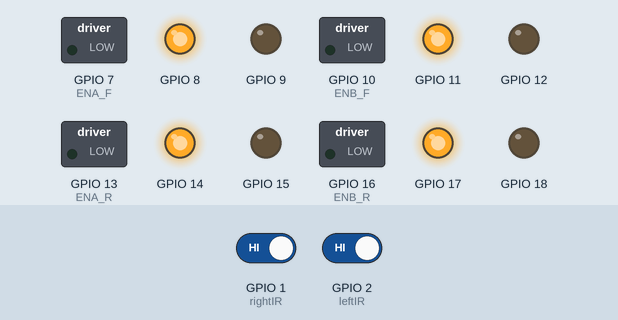
A sketch run on a simulated ESP32-S3. Parts: switched loads named in the sketch (green lamp = pin HIGH), output pins drawn as LEDs (lit = HIGH). The test bench sets the inputs (shaded band); at power-on: GPIO 1 (rightIR) HIGH, GPIO 2 (leftIR) HIGH.

Above: at 1.2 s.
1.3 s: GPIO 1 (rightIR) driven LOW
At 2.0 s:
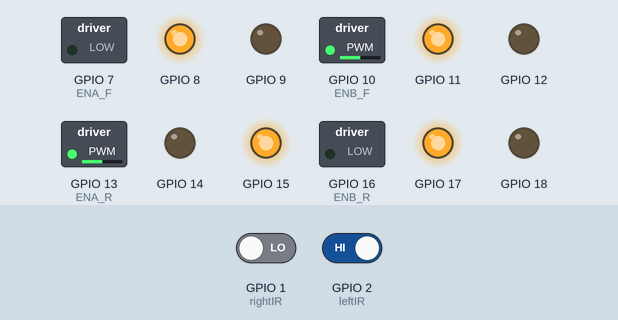
2.8 s: GPIO 2 (leftIR) driven LOW
At 3.4 s:
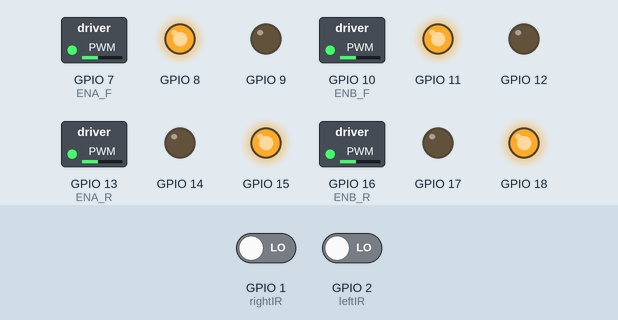
4.3 s: GPIO 1 (rightIR) driven HIGH
At 5.3 s:
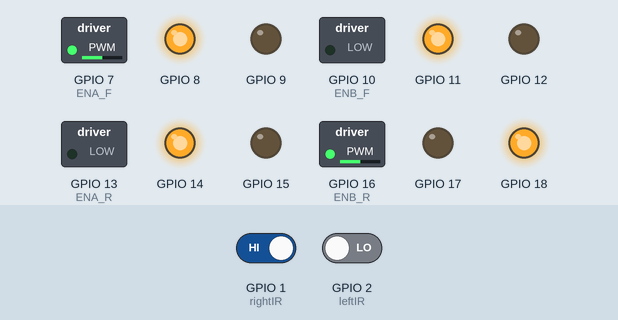
Timing chart, 0 to 7.3 s (numbered marks = the images above; inputs shaded):
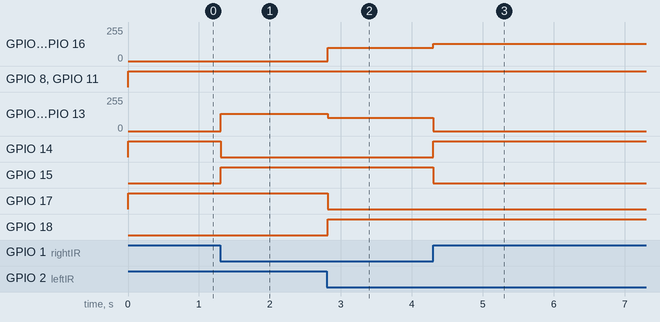

The sketch:

dual_ir_final_V1.ino
```cpp
// ---- Motor pins ----
const int ENA_F = 7,  IN1_F = 8,  IN2_F = 9;   // front-left
const int ENB_F = 10, IN3_F = 11, IN4_F = 12;  // front-right
const int ENA_R = 13, IN1_R = 14, IN2_R = 15;  // physically REAR-RIGHT
const int ENB_R = 16, IN3_R = 17, IN4_R = 18;  // physically REAR-LEFT

// ---- IR sensor pins ----
const int leftIR = 2;
const int rightIR = 1;
const int SPEED = 100;
const int FAST_SPEED = 130;
const int SLOW_SPEED = 0;

void setMotor(int en, int in1, int in2, int speed) {
  digitalWrite(in1, speed >= 0 ? HIGH : LOW);
  digitalWrite(in2, speed >= 0 ? LOW : HIGH);
  ledcWrite(en, constrain(abs(speed), 0, 255));
}

void driveSide(bool isLeft, int speed) {
  if (isLeft) {
    setMotor(ENA_F, IN1_F, IN2_F, speed);   // front-left
    setMotor(ENB_R, IN3_R, IN4_R, -speed);  // rear-left (inverted)
  } else {
    setMotor(ENB_F, IN3_F, IN4_F, speed);   // front-right
    setMotor(ENA_R, IN1_R, IN2_R, -speed);  // rear-right (inverted)
  }
}

void setup() {
  Serial.begin(115200);

  pinMode(leftIR, INPUT);
  pinMode(rightIR, INPUT);

  int outs[] = {IN1_F, IN2_F, IN3_F, IN4_F, IN1_R, IN2_R, IN3_R, IN4_R};
  for (int p : outs) pinMode(p, OUTPUT);

  ledcAttach(ENA_F, 1000, 8);
  ledcAttach(ENB_F, 1000, 8);
  ledcAttach(ENA_R, 1000, 8);
  ledcAttach(ENB_R, 1000, 8);
}

void loop() {
  int left = digitalRead(leftIR);
  int right = digitalRead(rightIR);

  if (left == 0 && right == 0) {
    // no line under either — straight
    driveSide(true, SPEED);
    driveSide(false, SPEED);
  }
  else if (left == 0 && right == 1) {
    // right IR on line — left side fast, right side slow
    driveSide(true, FAST_SPEED);
    driveSide(false, SLOW_SPEED);
  }
  else if (left == 1 && right == 0) {
    // left IR on line — right side fast, left side slow
    driveSide(true, SLOW_SPEED);
    driveSide(false, FAST_SPEED);
  }
  else {
    // both on line, or lifted — stop
    driveSide(true, 0);
    driveSide(false, 0);
  }

  delay(20);
}
```

Measured:
- after the input at 1.3 s, GPIO 10 (ENB_F), GPIO 13 (ENA_R): 0/255 → 129/255 at once; GPIO 14: HIGH → LOW at once; GPIO 15: LOW → HIGH at once
- after the input at 2.8 s, GPIO 7 (ENA_F), GPIO 16 (ENB_R): 0/255 → 100/255 at once; GPIO 10 (ENB_F), GPIO 13 (ENA_R): 129/255 → 100/255 at once; GPIO 17: HIGH → LOW at once; GPIO 18: LOW → HIGH at once
- after the input at 4.3 s, GPIO 7 (ENA_F), GPIO 16 (ENB_R): 100/255 → 129/255 at once; GPIO 10 (ENB_F), GPIO 13 (ENA_R): 100/255 → 0/255 at once; GPIO 14: LOW → HIGH at once; GPIO 15: HIGH → LOW at once
